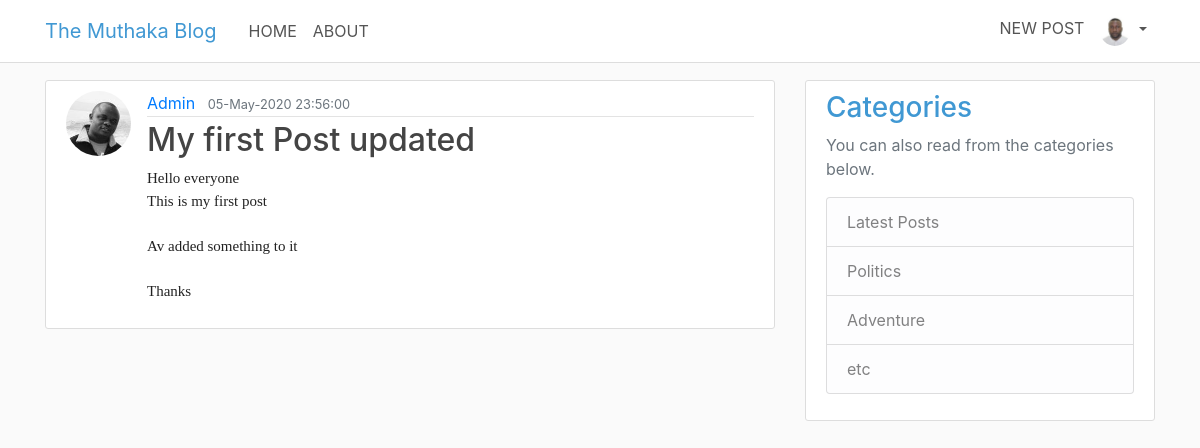
Screenshot of /post/2 (signed in) with the database file from the repository.
### models.py (models this page shows, shortened)
class User(db.Model, UserMixin):
    id = db.Column(db.Integer, primary_key=True)
    username = db.Column(db.String(20), unique=True, nullable=False)
    email = db.Column(db.String(120), unique=True, nullable=False)
    image_file = db.Column(db.String(20), nullable=False, default='default.jpg')
    password = db.Column(db.String(60), nullable=False)
    posts = db.relationship('Post', backref='autor', lazy=True)

class Post(db.Model):
    id = db.Column(db.Integer, primary_key=True)
    title = db.Column(db.String(100), nullable=False)
    date_posted = db.Column(db.DateTime, nullable=False, default=datetime.utcnow)
    content = db.Column(db.Text, nullable=False)
    user_id = db.Column(db.Integer, db.ForeignKey('user.id'), nullable=False)

### routes.py (the view)
@app.route("/post/<int:post_id>")
def post(post_id):
    post = Post.query.get_or_404(post_id)
    return render_template('post.html', title=post.title, post=post)

### models.py (called while the page is built)
@login_manager.user_loader
def load_user(user_id):
    return User.query.get(user_id)

### templates/post.html (shortened to what this page needs)
{% extends "layout.html" %}
{% block content %}
    <article class="media content-section">
        <img class="rounded-circle article-img" src="{{ url_for('static', filename='profile_pics/' + post.autor.image_file) }}">
        <div class="media-body">
        <div class="article-metadata">
            <a class="mr-2" href="{{ url_for('user_posts', username=post.autor.username) }}">{{ post.autor.username }}</a>
            <small class="text-muted">{{ post.date_posted.strftime('%d-%b-%Y %X') }}</small>
        </div>
        <h2 class="article-title">{{ post.title }}</h2>
        <p class="article-content">{{ post.content }}</p>
        </div>
    </article>
{% endblock %}

### templates/layout.html (shortened to what this page needs)
<!DOCTYPE html>
<html lang="en">
<head>
    <link rel="stylesheet" type="text/css" href="../static/bootstrap/css/bootstrap.min.css">
    <link rel="stylesheet" type="text/css" href="../static/bootstrap/css/responsive.css">
    <link rel="stylesheet" type="text/css" href="../static/bootstrap/css/font-awesome.min.css">
    <link rel="stylesheet" type="text/css" href="{{ url_for('static', filename='main.css') }}">
</head>
<body>
    <header class="site-header">
      <nav class="navbar navbar-expand-md navbar-dark bg-steel fixed-top">
        <div class="container">
          <a class="navbar-brand logo mr-4" href="/">The Muthaka Blog</a>
          <div class="collapse navbar-collapse" id="navbarToggle">
            <div class="navbar-nav mr-auto">
              <li class="nav-item">
                <a class="nav-link" href="{{ url_for('home') }}">HOME</a>
              </li>
              <li class="nav-item">
                <a class="nav-link" href="{{ url_for('about') }}">ABOUT</a>
              </li>
            </div>
            <div class="navbar-nav">
                {% if current_user.is_authenticated %}
                    <li class="nav-item">
                      <a class="nav-link" href="{{ url_for('new_post') }}">NEW POST</a>
                    </li>
                    <li class="nav-item dropdown">
                      <a class="nav-link dropdown-toggle" href="#" id="navbarDropdown" role="button" data-toggle="dropdown" aria-haspopup="true" aria-expanded="false">
                        <img class="rounded-circle" src="{{ url_for('static', filename='profile_pics/' + current_user.image_file) }}" style="width: 30px;">
                      </a>
                    </li>
                {% endif %}
            </div>
          </div>
        </div>
      </nav>
    </header>
    <main role="main" class="container">
      <div class="row">
        <div class="col-md-8">
            {% block content %}{% endblock %}
        </div>
        <div class="col-md-4">
          <div class="content-section">
            <h3>Categories</h3>
            <p class='text-muted'>You can also read from the categories below.
              <ul class="list-group">
                <li class="list-group-item list-group-item-light">Latest Posts</li>
                <li class="list-group-item list-group-item-light">Politics</li>
                <li class="list-group-item list-group-item-light">Adventure</li>
                <li class="list-group-item list-group-item-light">etc</li>
              </ul>
            </p>
          </div>
        </div>
      </div>
    </main>
</body>
</html>

### static/main.css (style rules this page uses)
body { background: #fafafa; color: #333333; margin-top: 5rem; font-family: -apple-system, system-ui, "Segoe UI", Helvetica, Arial, sans-serif, "Apple Color Emoji", "Segoe UI Emoji", "Segoe UI Symbol"; font-weight: 400; }
h1, h2, h3, h4, h5, h6 { color: #4098d3; }
ul { margin: 0; }
.bg-steel { background-color: #fff; border-bottom: 1px solid #dddddd; }
.logo { color: #4098d3 !important; }
.site-header .navbar-nav .nav-link { color: #555; }
.content-section { background: #ffffff; padding: 10px 20px; border: 1px solid #dddddd; border-radius: 3px; margin-bottom: 20px; box-sizing: border-box; }
.article-title { color: #444444; }
.article-content { white-space: pre-line; font-family: Gotham SSm; color: #222222; font-size: 15px; }
.article-img { height: 65px; width: 65px; margin-right: 16px; }
.article-metadata { padding-bottom: 1px; margin-bottom: 4px; border-bottom: 1px solid #e3e3e3 }

### rows the page displays
User: image_file (picture)
User: image_file (picture), autor.username "Admin"
Post: date_posted "05-May-2020 23:56:00", title "My first Post updated", content "Hello everyone This is my first post Av added something to it Thanks"
